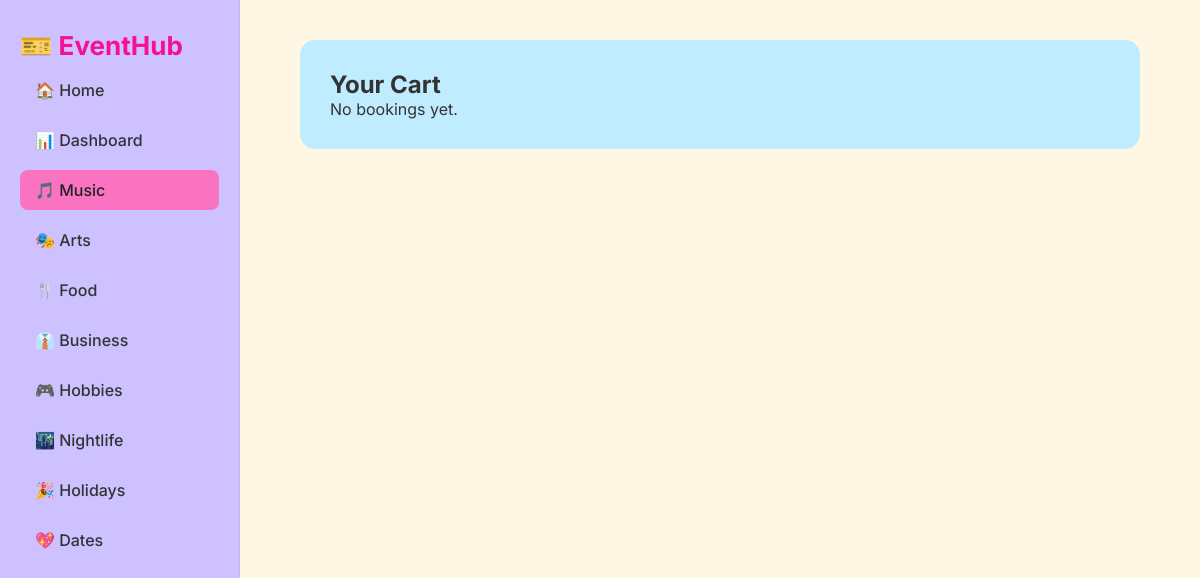
/bookings/cart/ (signed in), run on an earlier commit of the app's database.
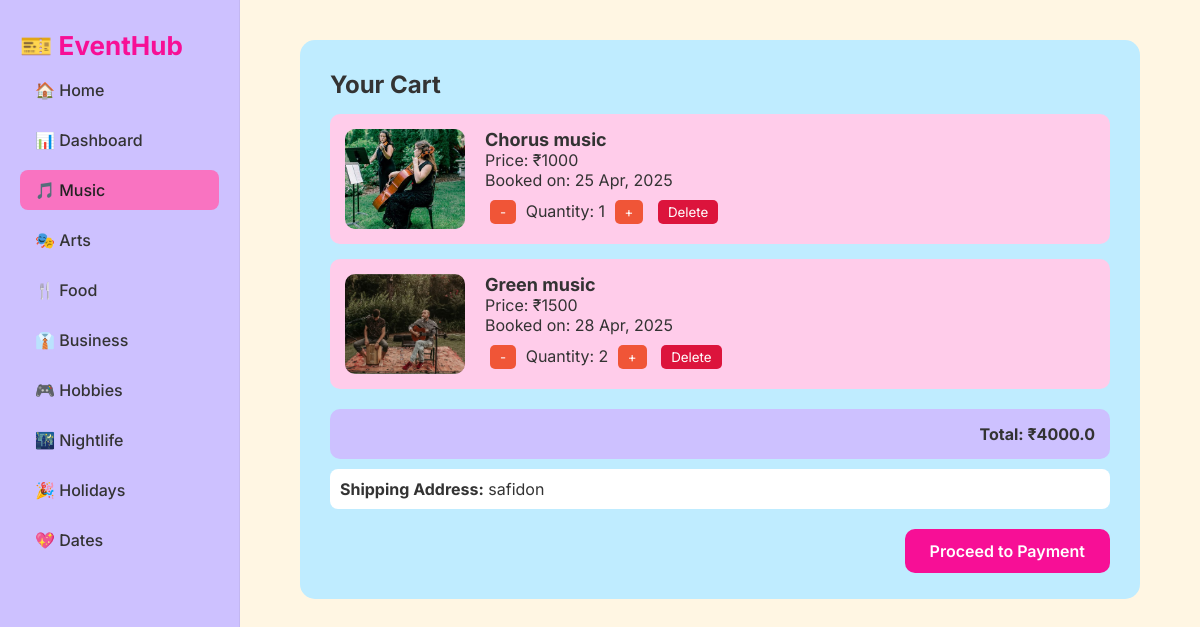
And on a later commit of the database.
### bookings/models.py (models this page shows, shortened)
class Booking(models.Model):
    user = models.ForeignKey(settings.AUTH_USER_MODEL, on_delete=models.CASCADE)
    ticket = models.ForeignKey(Ticket, on_delete=models.CASCADE)
    booking_date = models.DateTimeField(auto_now_add=True)
    quantity = models.PositiveIntegerField(default=1)  # Assuming a user can book multiple tickets
    image = models.ImageField(upload_to='booking_images/', null=True, blank=True)  # Optional image field

class Ticket(models.Model):
    CATEGORY_CHOICES = [
        ('Music', 'Music'),
        ('Art', 'Art'),
        ('Food', 'Food'),
        ('Business', 'Business'),
        ('Hobbies', 'Hobbies'),
        ('Nightlife', 'Nightlife'),
        ('Holidays', 'Holidays'),
        ('Dates', 'Dates'),
    ]
    user = models.ForeignKey(settings.AUTH_USER_MODEL,on_delete=models.CASCADE)
    name = models.CharField(max_length=200)
    location = models.CharField(max_length=200)
    time = models.CharField(max_length=100)
    price = models.CharField(max_length=50)
    image = models.ImageField(upload_to='ticket_images/')
    category = models.CharField(max_length=100, choices=CATEGORY_CHOICES)
    total_tickets = models.PositiveIntegerField(default=100)
    available_quantity = models.PositiveIntegerField()

### events/models.py (models this page shows, shortened)
class CustomUser(AbstractUser):
    GENDER_CHOICES = (
        ('Male', 'Male'),
        ('Female', 'Female'),
        ('Other', 'Other'),
    )
    ROLE_CHOICES = (
        ('user', 'User'),
        ('admin', 'Admin'),
        ('event_manager', 'Event Manager'),
    )
    role = models.CharField(max_length=20, choices=ROLE_CHOICES, default='user')
    email = models.EmailField(unique=True)
    name = models.CharField(max_length=100)
    phone = models.CharField(max_length=15)
    address = models.TextField()
    gender = models.CharField(max_length=10, choices=GENDER_CHOICES)
    dob = models.DateField()
    username = None  # Remove default username field
    USERNAME_FIELD = 'email'
    REQUIRED_FIELDS = ['name', 'phone', 'address', 'gender', 'dob']
    objects = CustomUserManager()

### bookings/views.py (the view, shortened to what this page needs)
# urls.py: path('cart/', views.view_cart, name='view_cart'),
@login_required
def view_cart(request):
    bookings = Booking.objects.filter(user=request.user)
    total = sum(float(b.ticket.price) * b.quantity for b in bookings)
    return render(request, 'cart.html', {
        'bookings': bookings,
        'total': total,
        'address': request.user.address  # from your CustomUser
    })

### bookings/templates/cart.html (shortened to what this page needs)
{% load static %}
<!DOCTYPE html>
<html>
<head>
</head>
<body>
  <div class="layout">
    <aside class="sidebar">
      <div class="logo">🎫 EventHub</div>
      <nav class="nav">
        <a href="{% url 'bookings:index2' %}">🏠 Home</a>
        <a href="{% url 'bookings:dashboard3' %}">📊 Dashboard</a>
        <a href="{% url 'bookings:music' %}" class="active">🎵 Music</a>
        <a href="{% url 'bookings:art' %}">🎭 Arts</a>
        <a href="{% url 'bookings:food' %}">🍴 Food</a>
        <a href="{% url 'bookings:business' %}">👔 Business</a>
        <a href="{% url 'bookings:hobbies' %}">🎮 Hobbies</a>
        <a href="{% url 'bookings:nightlife' %}">🌃 Nightlife</a>
        <a href="{% url 'bookings:holidays' %}">🎉 Holidays</a>
        <a href="{% url 'bookings:dates' %}">💖 Dates</a>
      </nav>
    </aside>
    <main class="content">
      <div class="cart-container">
        <h2>Your Cart</h2>
        {% if bookings %}
        {% for booking in bookings %}
        <div class="booking-item">
          <img src="{{ booking.ticket.image.url }}" alt="{{ booking.ticket.name }}">
          <div class="info">
            <h3>{{ booking.ticket.name }}</h3>
            <p>Price: ₹{{ booking.ticket.price }}</p>
            <p>Booked on: {{ booking.booking_date|date:"d M, Y" }}</p>
            <div class="qty-controls">
              <form method="post">{% csrf_token %}
                <button>-</button>
              </form>
              Quantity: {{ booking.quantity }}
              <form method="post" style="display:inline;">{% csrf_token %}
                <button>+</button>
              </form>
              <form method="post" style="display:inline;">{% csrf_token %}
                <button style="background: crimson;">Delete</button>
              </form>
            </div>
          </div>
        </div>
        {% endfor %}
        <div class="total-box">
          Total: ₹{{ total }}
        </div>
        <div class="address-box">
          <strong>Shipping Address:</strong> {{ address }}
          <br>
        </div>
        <div>
          <a href="{% url 'bookings:payment' %}" class="btn btn-success" style="text-decoration: none;">Proceed to Payment</a>
          {% else %}
        <p>No bookings yet.</p>
        {% endif %}
        </div>
        <br><br><br>
      </div>
    </main>
  </div>
</body>
</html>

### bookings/templates/cart.html (style rules this page uses)
* { margin: 0; padding: 0; box-sizing: border-box; font-family: 'Inter', sans-serif; }
body { background-color: #FFF6E3; color: #333; }
.layout { display: flex; height: 100vh; overflow: hidden; }
.sidebar { width: 240px; background-color: #CDC1FF; color: #1b1b1b; padding: 30px 20px; display: flex; flex-direction: column; overflow-y: auto; border-right: 1px solid rgba(0, 0, 0, 0.05); }
.logo { height: 40px; font-size: 26px; font-weight: 700; line-height: 1.2; color: #f70f96; }
.nav a { display: block; color: #333; text-decoration: none; padding: 10px 15px; margin-bottom: 10px; font-weight: 500; border-radius: 8px; transition: background-color 0.3s, padding 0.3s; }
.nav a:hover, .nav .active { background-color: #f973c1; color: #222; }
.content { flex: 1; padding: 40px 60px; overflow-y: auto; }
.cart-container { background-color: #BFECFF; padding: 30px; border-radius: 15px; }
.booking-item { display: flex; background-color: #FFCCEA; margin: 15px 0; padding: 15px; border-radius: 10px; gap: 20px; }
.booking-item img { width: 120px; height: 100px; object-fit: cover; border-radius: 10px; }
.info { flex-grow: 1; }
.info h3 { margin: 0; font-size: 18px; }
.qty-controls { margin-top: 10px; }
.qty-controls form { display: inline; }
.qty-controls button { background: #f05537; color: white; padding: 4px 10px; margin: 0 5px; border: none; border-radius: 5px; cursor: pointer; }
.total-box { background-color: #CDC1FF; padding: 15px; font-weight: bold; border-radius: 10px; margin-top: 20px; text-align: right; }
.address-box { margin-top: 10px; background: #fff; padding: 10px; border-radius: 8px; }
.btn { background-color: #f70f96; color: white; padding: 12px 25px; border: none; border-radius: 10px; margin-top: 20px; float: right; font-weight: 600; }

What changed in the data, as far as the page shows it:
added Booking: ticket.image (picture), ticket.name "Chorus music", ticket.price "1000", booking_date "25 Apr, 2025", quantity "1"
added Booking: ticket.image (picture), ticket.name "Green music", ticket.price "1500", booking_date "28 Apr, 2025", quantity "2"
now on this page (row edited): CustomUser: address "safidon"
Also different on the page:
{{ total }}: (not shown) → "4000.0"
text no longer shown: "No bookings yet."
text now shown: "Total: ₹ Shipping Address: Proceed to Payment"
